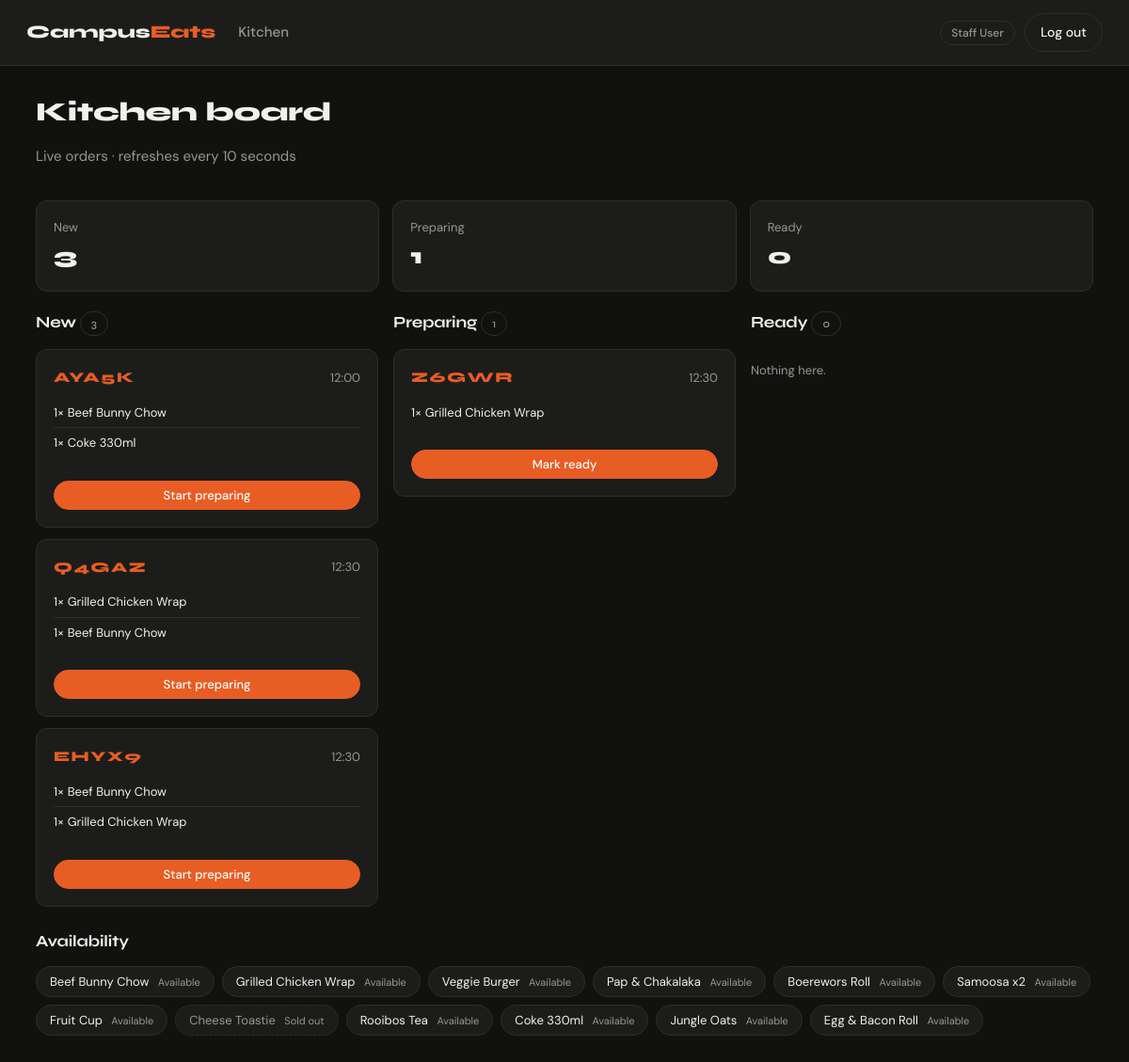
/staff (signed in), run on the app's committed database.
### models.py (models this page shows, shortened)
class User(db.Model):
    __tablename__ = 'users'
    id = db.Column(db.Integer, primary_key=True)
    student_number = db.Column(db.String, nullable=True)
    name = db.Column(db.String, nullable=False)
    email = db.Column(db.String, unique=True, nullable=False)
    password_hash = db.Column(db.String, nullable=False)
    role = db.Column(db.String, nullable=False, default='student') # 'student', 'staff', 'admin'
    is_active = db.Column(db.Boolean, default=True)
    created_at = db.Column(db.DateTime, default=datetime.utcnow)
    orders = relationship('Order', backref='user', lazy=True)
    loyalty_records = relationship('LoyaltyPoints', backref='user', lazy=True)

class Order(db.Model):
    __tablename__ = 'orders'
    id = db.Column(db.Integer, primary_key=True)
    user_id = db.Column(db.Integer, db.ForeignKey('users.id'), nullable=False)
    promo_id = db.Column(db.Integer, db.ForeignKey('promotions.id'), nullable=True)
    status = db.Column(db.String, nullable=False, default='new') # 'new', 'preparing', 'ready', 'collected'
    pickup_slot = db.Column(db.String, nullable=False)
    subtotal = db.Column(db.Float, nullable=False)
    service_fee = db.Column(db.Float, default=2.0)
    total = db.Column(db.Float, nullable=False)
    pickup_code = db.Column(db.String, unique=True, nullable=False)
    created_at = db.Column(db.DateTime, default=datetime.utcnow)
    items = relationship('OrderItem', backref='order', cascade='all, delete-orphan', lazy=True)
    loyalty_record = relationship('LoyaltyPoints', backref='order', uselist=False, lazy=True)
    def to_dict(self):
        return {
            'id': self.id,
            'user_id': self.user_id,
            'promo_id': self.promo_id,
            'status': self.status,
            'pickup_slot': self.pickup_slot,
            'subtotal': self.subtotal,
            'service_fee': self.service_fee,
            'total': self.total,
            'pickup_code': self.pickup_code,
            'created_at': self.created_at.isoformat(),
            'items': [item.to_dict() for item in self.items]
        }

class MenuItem(db.Model):
    __tablename__ = 'menu_items'
    id = db.Column(db.Integer, primary_key=True)
    name = db.Column(db.String, nullable=False)
    description = db.Column(db.String, nullable=True)
    price = db.Column(db.Float, nullable=False)
    category = db.Column(db.String, nullable=False) # 'mains', 'snacks', 'drinks', 'breakfast'
    emoji = db.Column(db.String, nullable=True)
    dietary = db.Column(db.String, nullable=False, default='none') # 'none', 'vegetarian', 'halal', 'vegan'
    is_available = db.Column(db.Boolean, default=True)
    created_at = db.Column(db.DateTime, default=datetime.utcnow)

### routes/staff.py (the view)
@staff_bp.route('/staff')
@login_required
@role_required('staff')
def dashboard():
    new_orders = [o.to_dict() for o in Order.query.filter_by(status='new').all()]
    preparing_orders = [o.to_dict() for o in Order.query.filter_by(status='preparing').all()]
    ready_orders = [o.to_dict() for o in Order.query.filter_by(status='ready').all()]
    menu_items = MenuItem.query.all()
    return render_template(
        'staff/dashboard.html',
        new_orders=new_orders,
        preparing_orders=preparing_orders,
        ready_orders=ready_orders,
        menu_items=menu_items
    )

### models.py (called while the page is built)
    def to_dict(self):
        return {
            'id': self.id,
            'order_id': self.order_id,
            'menu_item_id': self.menu_item_id,
            'quantity': self.quantity,
            'unit_price': self.unit_price,
            'menu_item_name': self.menu_item.name if self.menu_item else None # Assuming menu_item relationship exists
        }

### utils.py (called while the page is built)
def login_required(i):
    @functools.wraps(i)
    def decorated_function(*args, **kwargs):
        if 'user_id' not in session:
            return redirect(url_for('auth.login'))
        else:
            return i(*args, **kwargs)
    return decorated_function

def role_required(*roles):
    def decorator(i):
        @functools.wraps(i)
        def decorated_function(*args, **kwargs):
            if session['role'] not in roles :
                return redirect(url_for('auth.login'))
            else:
                return i(*args, **kwargs)
        return decorated_function
    return decorator

### templates/staff/dashboard.html (shortened to what this page needs)
{% extends "base.html" %}
{% block body_class %}theme-dark{% endblock %}
{% block content %}
<header class="section-head">
  <div>
    <h1 class="h-display">Kitchen board</h1>
    <p class="muted">Live orders · refreshes every 10 seconds</p>
  </div>
</header>
<div class="stats-bar">
  <div class="card stat"><span class="muted small">New</span><strong>{{ new_orders|length }}</strong></div>
  <div class="card stat"><span class="muted small">Preparing</span><strong>{{ preparing_orders|length }}</strong></div>
  <div class="card stat"><span class="muted small">Ready</span><strong>{{ ready_orders|length }}</strong></div>
</div>
<div class="kanban">
  {% for column, orders, next_status, next_label in [
      ('New', new_orders, 'preparing', 'Start preparing'),
      ('Preparing', preparing_orders, 'ready', 'Mark ready'),
      ('Ready', ready_orders, 'collected', 'Mark collected')
  ] %}
  <section class="kanban-col">
    <h2 class="h-sub">{{ column }} <span class="pill pill-muted">{{ orders|length }}</span></h2>
    <div class="kanban-cards">
      {% for order in orders %}
      <article class="card order-card">
        <div class="order-head">
          <span class="pickup-code-sm">{{ order.pickup_code }}</span>
          <span class="muted small">{{ order.pickup_slot }}</span>
        </div>
        <ul class="line-items small">
          {% for item in order['items'] %}
            <li><span>{{ item.quantity }}× {{ item.menu_item_name }}</span></li>
          {% endfor %}
        </ul>
        <form method="POST" action="{{ url_for('staff.update_status', order_id=order.id) }}">
          <button type="submit" class="btn btn-primary btn-block btn-sm">{{ next_label }}</button>
        </form>
      </article>
      {% else %}
        <p class="muted small">Nothing here.</p>
      {% endfor %}
    </div>
  </section>
  {% endfor %}
</div>
<section class="soldout">
  <h2 class="h-sub">Availability</h2>
  <div class="chip-row">
    {% for item in menu_items %}
    <form method="POST" action="{{ url_for('staff.toggle_menu_item', item_id=item.id) }}">
      <button type="submit" class="chip {% if not item.is_available %}chip-off{% endif %}">
        {{ item.name }}
        <span class="chip-state">{{ 'Available' if item.is_available else 'Sold out' }}</span>
      </button>
    </form>
    {% endfor %}
  </div>
</section>
{% endblock %}

### templates/base.html (shortened to what this page needs)
<!DOCTYPE html>
<html lang="en">
<head>
  <link rel="stylesheet" href="{{ url_for('static', filename='css/style.css') }}">
</head>
<body class="{% block body_class %}theme-light{% endblock %}">
  <header class="nav">
    <a class="nav-brand" href="{{ url_for('index') if current_role is not defined else '#' }}">
      Campus<span>Eats</span>
    </a>
    <nav class="nav-links">
      {% if current_role == 'student' %}
        <a href="{{ url_for('student.menu') }}">Menu</a>
      {% elif current_role == 'staff' %}
        <a href="{{ url_for('staff.dashboard') }}">Kitchen</a>
      {% elif current_role == 'admin' %}
        <a href="{{ url_for('admin.dashboard') }}">Dashboard</a>
        <a href="{{ url_for('admin.menu') }}">Menu</a>
        <a href="{{ url_for('admin.orders') }}">Orders</a>
        <a href="{{ url_for('admin.students') }}">Students</a>
      {% endif %}
    </nav>
    <div class="nav-user">
      {% if current_user_name %}
        <span class="pill pill-muted">{{ current_user_name }}</span>
        <a class="btn btn-ghost" href="{{ url_for('auth.logout') }}">Log out</a>
      {% else %}
        <a class="btn btn-ghost" href="{{ url_for('auth.login') }}">Log in</a>
        <a class="btn btn-primary" href="{{ url_for('auth.register') }}">Register</a>
      {% endif %}
    </div>
  </header>
  <main class="page">
    {% block content %}{% endblock %}
  </main>
</body>
</html>

### static/css/style.css (style rules this page uses)
:root { --bg: #F7F4EF; --surface: #FFFFFF; --border: #E2DDD6; --text: #1B1A17; --muted: #6F6A62; --orange: #E85D24; --navy: #2E4057; --radius-card: 12px; --radius-pill: 20px; --radius-input: 8px; --font-body: "DM Sans", system-ui, sans-serif; --font-head: "Syne", "DM Sans", sans-serif; }
body.theme-dark { --bg: #111210; --surface: #1C1D1A; --border: #2E2F2B; --text: #F2F0EC; --muted: #9A968D; }
* { box-sizing: border-box; }
html, body { margin: 0; padding: 0; background: var(--bg); color: var(--text); font-family: var(--font-body); font-size: 15px; line-height: 1.5; -webkit-font-smoothing: antialiased; }
h1, h2, h3 { font-family: var(--font-head); margin: 0; letter-spacing: -0.01em; }
a { color: inherit; text-decoration: none; }
.muted { color: var(--muted); }
.small { font-size: 13px; }
.h-display { font-size: 28px; font-weight: 800; }
.h-sub { font-size: 17px; font-weight: 700; margin-bottom: 14px; }
.nav { display: flex; align-items: center; gap: 24px; padding: 14px 28px; background: var(--surface); border-bottom: 1px solid var(--border); }
.nav-brand { font-family: var(--font-head); font-weight: 800; font-size: 19px; }
.nav-brand span { color: var(--orange); }
.nav-links { display: flex; gap: 18px; flex: 1; }
.nav-links a { font-weight: 500; color: var(--muted); padding: 4px 0; }
.nav-user { display: flex; align-items: center; gap: 10px; }
.page { max-width: 1180px; margin: 0 auto; padding: 28px; }
.section-head { display: flex; align-items: flex-end; justify-content: space-between; gap: 16px; margin-bottom: 20px; flex-wrap: wrap; }
.card { background: var(--surface); border: 1px solid var(--border); border-radius: var(--radius-card); padding: 18px; margin-bottom: 18px; }
.btn { display: inline-flex; align-items: center; justify-content: center; gap: 6px; font-family: var(--font-body); font-size: 14px; font-weight: 500; padding: 9px 16px; border-radius: var(--radius-pill); border: 1px solid var(--border); background: transparent; color: var(--text); cursor: pointer; transition: border-color 0.15s ease, background 0.15s ease; }
.btn-primary { background: var(--orange); border-color: var(--orange); color: #FFFFFF; }
.btn-ghost { background: transparent; }
.btn-sm { padding: 6px 12px; font-size: 13px; }
.btn-block { width: 100%; }
.pill { display: inline-block; padding: 3px 11px; border-radius: var(--radius-pill); border: 1px solid var(--border); font-size: 12px; font-weight: 500; text-transform: capitalize; }
.pill-muted { color: var(--muted); }
.chip-row { display: flex; flex-wrap: wrap; gap: 8px; }
.chip { font-family: var(--font-body); font-size: 13px; padding: 7px 14px; border-radius: var(--radius-pill); border: 1px solid var(--border); background: var(--surface); color: var(--text); cursor: pointer; transition: border-color 0.15s ease; }
.chip-state { color: var(--muted); font-size: 11px; margin-left: 6px; }
.chip-off { color: var(--muted); border-style: dashed; }
.pickup-code-sm { font-family: var(--font-head); font-weight: 800; letter-spacing: 0.1em; color: var(--orange); }
.line-items { list-style: none; margin: 0 0 14px; padding: 0; }
.line-items li { display: flex; justify-content: space-between; gap: 10px; padding: 6px 0; border-bottom: 1px solid var(--border); }
.line-items li:last-child { border-bottom: none; }
.stats-bar { display: grid; grid-template-columns: repeat(3, 1fr); gap: 14px; margin-bottom: 20px; }
.stat { display: flex; flex-direction: column; gap: 4px; margin-bottom: 0; }
.stat strong { font-family: var(--font-head); font-size: 24px; font-weight: 800; }
.kanban { display: grid; grid-template-columns: repeat(3, 1fr); gap: 16px; margin-bottom: 24px; }
.kanban-col { min-width: 0; }
.kanban-cards { display: flex; flex-direction: column; gap: 12px; }
.order-card { margin-bottom: 0; display: flex; flex-direction: column; gap: 10px; transition: border-color 0.15s ease; }
.order-head { display: flex; justify-content: space-between; align-items: center; }

### data on the page
User: name "Staff User"
Order: pickup_code "AYA5K", pickup_slot "12:00", quantity "1" "1", next_label "Start preparing"
MenuItem: menu_item_name "Beef Bunny Chow" "Beef Bunny Chow" "Beef Bunny Chow", name "Beef Bunny Chow", is_available "Available"
MenuItem: menu_item_name "Coke 330ml", name "Coke 330ml", is_available "Available"
Order: pickup_code "Q4GAZ", pickup_slot "12:30", quantity "1" "1", next_label "Start preparing"
MenuItem: menu_item_name "Grilled Chicken Wrap" "Grilled Chicken Wrap" "Grilled Chicken Wrap", name "Grilled Chicken Wrap", is_available "Available"
Order: pickup_code "EHYX9", pickup_slot "12:30", quantity "1" "1", next_label "Start preparing"
Order: pickup_code "Z6GWR", pickup_slot "12:30", quantity "1", next_label "Mark ready"
MenuItem: name "Veggie Burger", is_available "Available"
MenuItem: name "Pap & Chakalaka", is_available "Available"
MenuItem: name "Boerewors Roll", is_available "Available"
MenuItem: name "Samoosa x2", is_available "Available"
MenuItem: name "Fruit Cup", is_available "Available"
MenuItem: name "Cheese Toastie", is_available "Sold out"
MenuItem: name "Rooibos Tea", is_available "Available"
MenuItem: name "Jungle Oats", is_available "Available"
MenuItem: name "Egg & Bacon Roll", is_available "Available"

### other printed values
{{ new_orders|length }} "3"
{{ preparing_orders|length }} "1"
{{ ready_orders|length }} "0"
{{ column }} "New" "Preparing" "Ready"
{{ orders|length }} "3" "1" "0"
